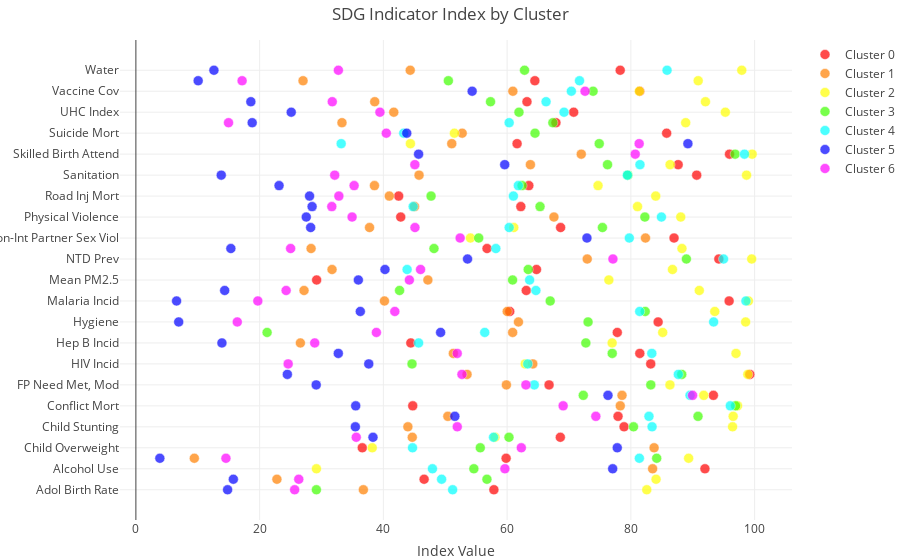

Notebook code cell kept with this figure:
### Code cell
data = [
            go.Scatter(
                x=df[df['cluster'] == i]['value'],
                y=df[df['cluster'] == i]['indicator_short'],
                text= str(i), #df[df['cluster'] == i]['location_name'],
                mode='markers',
                opacity=0.7,
                marker={
                    'size': 10,
                    'color': df[df['cluster'] == i]['color'], # palette[i],
                    'line': {'width': 0.5, 'color': 'white'}
                },
                name=f'Cluster {i}'
            ) for i in df.cluster.unique()
        ]
layout = go.Layout(
            title='SDG Indicator Index by Cluster',
            xaxis={'title': 'Index Value'},
#             yaxis={'title': 'test'},
            margin={'l': 120, 'b': 40, 't': 40, 'r': 0},
            # legend={'x': 0, 'y': 1},
            hovermode='closest')
fig = dict(data=data, layout=layout)

# iplot(data)
iplot(fig)

### Figure 1 — Plotly figure (JSON) as saved in the notebook; plotly's stock layout.template omitted (floating-point values rounded to 4 significant figures)
{"data": [{"marker": {"color": ["#ff0000", "#ff0000", "#ff0000", "#ff0000", "#ff0000", "#ff0000", "#ff0000", "#ff0000", "#ff0000", "#ff0000", "#ff0000", "#ff0000", "#ff0000", "#ff0000", "#ff0000", "#ff0000", "#ff0000", "#ff0000", "#ff0000", "#ff0000", "#ff0000", "#ff0000", "#ff0000", "#ff0000", "#ff0000", "#ff0000", "#ff0000", "#ff0000", "#ff0000", "#ff0000", "#ff0000", "#ff0000", "#ff0000", "#ff0000", "#ff0000", "#ff0000", "#ff0000", "#ff0000", "#ff0000", "#ff0000", "#ff0000"], "line": {"color": "white", "width": 0.5}, "size": 10}, "mode": "markers", "name": "Cluster 0", "opacity": 0.7, "text": "0", "type": "scatter", "x": [57.86, 46.58, 91.97, 59.84, 36.59, 68.6, 78.9, 77.93, 44.75, 93.34, 66.78, 99.23, 83.21, 81.45, 44.44, 77.81, 84.41, 60.43, 95.88, 63.09, 29.22, 64.75, 94.22, 56.75, 86.98, 68.65, 42.81, 62.22, 42.47, 63.51, 90.64, 87.64, 95.95, 61.61, 85.78, 67.89, 70.76, 63.21, 81.44, 64.48, 78.28], "y": ["Adol Birth Rate", "Air Poll Mort", "Alcohol Use", "Cert Death Reg", "Child Overweight", "Child Sex Abuse", "Child Stunting", "Child Wasting", "Conflict Mort", "Disaster Mort", "FP Need Met, Mod", "HH Air Poll", "HIV Incid", "Health Worker Dens", "Hep B Incid", "Homicide", "Hygiene", "Int Partner Viol", "Malaria Incid", "Mat Mort Ratio", "Mean PM2.5", "NCD Mort", "NTD Prev", "Neonatal Mort", "Non-Int Partner Sex Viol", "Occ Burden", "Physical Violence", "Poisoning Mort", "Road Inj Mort", "SDG Index", "Sanitation", "Sexual Violence", "Skilled Birth Attend", "Smoking Prev", "Suicide Mort", "TB Incid", "UHC Index", "Under-5 Mort", "Vaccine Cov", "WaSH Mort", "Water"]}, {"marker": {"color": ["#ff8000", "#ff8000", "#ff8000", "#ff8000", "#ff8000", "#ff8000", "#ff8000", "#ff8000", "#ff8000", "#ff8000", "#ff8000", "#ff8000", "#ff8000", "#ff8000", "#ff8000", "#ff8000", "#ff8000", "#ff8000", "#ff8000", "#ff8000", "#ff8000", "#ff8000", "#ff8000", "#ff8000", "#ff8000", "#ff8000", "#ff8000", "#ff8000", "#ff8000", "#ff8000", "#ff8000", "#ff8000", "#ff8000", "#ff8000", "#ff8000", "#ff8000", "#ff8000", "#ff8000", "#ff8000", "#ff8000", "#ff8000"], "line": {"color": "white", "width": 0.5}, "size": 10}, "mode": "markers", "name": "Cluster 1", "opacity": 0.7, "text": "1", "type": "scatter", "x": [36.77, 22.8, 83.52, 9.446, 83.75, 44.67, 43.96, 50.42, 78.29, 78.57, 59.88, 53.53, 64.15, 51.31, 26.59, 60.9, 61.83, 60.02, 40.17, 27.18, 47.2, 31.7, 72.95, 28.32, 82.36, 37.77, 67.57, 45.04, 40.96, 38.56, 45.77, 63.76, 71.98, 51.05, 52.74, 33.31, 41.68, 38.6, 60.93, 27.02, 44.34], "y": ["Adol Birth Rate", "Air Poll Mort", "Alcohol Use", "Cert Death Reg", "Child Overweight", "Child Sex Abuse", "Child Stunting", "Child Wasting", "Conflict Mort", "Disaster Mort", "FP Need Met, Mod", "HH Air Poll", "HIV Incid", "Health Worker Dens", "Hep B Incid", "Homicide", "Hygiene", "Int Partner Viol", "Malaria Incid", "Mat Mort Ratio", "Mean PM2.5", "NCD Mort", "NTD Prev", "Neonatal Mort", "Non-Int Partner Sex Viol", "Occ Burden", "Physical Violence", "Poisoning Mort", "Road Inj Mort", "SDG Index", "Sanitation", "Sexual Violence", "Skilled Birth Attend", "Smoking Prev", "Suicide Mort", "TB Incid", "UHC Index", "Under-5 Mort", "Vaccine Cov", "WaSH Mort", "Water"]}, {"marker": {"color": ["#ffff00", "#ffff00", "#ffff00", "#ffff00", "#ffff00", "#ffff00", "#ffff00", "#ffff00", "#ffff00", "#ffff00", "#ffff00", "#ffff00", "#ffff00", "#ffff00", "#ffff00", "#ffff00", "#ffff00", "#ffff00", "#ffff00", "#ffff00", "#ffff00", "#ffff00", "#ffff00", "#ffff00", "#ffff00", "#ffff00", "#ffff00", "#ffff00", "#ffff00", "#ffff00", "#ffff00", "#ffff00", "#ffff00", "#ffff00", "#ffff00", "#ffff00", "#ffff00", "#ffff00", "#ffff00", "#ffff00", "#ffff00"], "line": {"color": "white", "width": 0.5}, "size": 10}, "mode": "markers", "name": "Cluster 2", "opacity": 0.7, "text": "2", "type": "scatter", "x": [82.57, 84.07, 29.18, 89.34, 38.2, 58.04, 96.44, 96.53, 97.24, 91.78, 86.32, 98.9, 62.93, 96.99, 76.97, 85.15, 98.55, 93.56, 99.0, 91.06, 76.44, 86.72, 99.53, 88.26, 54.07, 61.08, 88.06, 81.08, 84.02, 74.69, 98.7, 86.34, 99.6, 44.37, 51.48, 88.86, 95.27, 92.06, 81.37, 90.88, 97.93], "y": ["Adol Birth Rate", "Air Poll Mort", "Alcohol Use", "Cert Death Reg", "Child Overweight", "Child Sex Abuse", "Child Stunting", "Child Wasting", "Conflict Mort", "Disaster Mort", "FP Need Met, Mod", "HH Air Poll", "HIV Incid", "Health Worker Dens", "Hep B Incid", "Homicide", "Hygiene", "Int Partner Viol", "Malaria Incid", "Mat Mort Ratio", "Mean PM2.5", "NCD Mort", "NTD Prev", "Neonatal Mort", "Non-Int Partner Sex Viol", "Occ Burden", "Physical Violence", "Poisoning Mort", "Road Inj Mort", "SDG Index", "Sanitation", "Sexual Violence", "Skilled Birth Attend", "Smoking Prev", "Suicide Mort", "TB Incid", "UHC Index", "Under-5 Mort", "Vaccine Cov", "WaSH Mort", "Water"]}, {"marker": {"color": ["#40ff00", "#40ff00", "#40ff00", "#40ff00", "#40ff00", "#40ff00", "#40ff00", "#40ff00", "#40ff00", "#40ff00", "#40ff00", "#40ff00", "#40ff00", "#40ff00", "#40ff00", "#40ff00", "#40ff00", "#40ff00", "#40ff00", "#40ff00", "#40ff00", "#40ff00", "#40ff00", "#40ff00", "#40ff00", "#40ff00", "#40ff00", "#40ff00", "#40ff00", "#40ff00", "#40ff00", "#40ff00", "#40ff00", "#40ff00", "#40ff00", "#40ff00", "#40ff00", "#40ff00", "#40ff00", "#40ff00", "#40ff00"], "line": {"color": "white", "width": 0.5}, "size": 10}, "mode": "markers", "name": "Cluster 3", "opacity": 0.7, "text": "3", "type": "scatter", "x": [29.18, 56.74, 54.62, 84.18, 55.66, 60.3, 80.43, 90.85, 96.92, 72.31, 83.22, 88.22, 44.63, 76.99, 72.72, 21.21, 73.08, 82.32, 66.96, 42.62, 60.88, 63.41, 88.97, 48.18, 55.41, 75.41, 82.26, 65.32, 47.71, 62.42, 79.5, 76.23, 96.85, 74.89, 64.51, 67.39, 61.92, 57.32, 73.89, 50.5, 62.82], "y": ["Adol Birth Rate", "Air Poll Mort", "Alcohol Use", "Cert Death Reg", "Child Overweight", "Child Sex Abuse", "Child Stunting", "Child Wasting", "Conflict Mort", "Disaster Mort", "FP Need Met, Mod", "HH Air Poll", "HIV Incid", "Health Worker Dens", "Hep B Incid", "Homicide", "Hygiene", "Int Partner Viol", "Malaria Incid", "Mat Mort Ratio", "Mean PM2.5", "NCD Mort", "NTD Prev", "Neonatal Mort", "Non-Int Partner Sex Viol", "Occ Burden", "Physical Violence", "Poisoning Mort", "Road Inj Mort", "SDG Index", "Sanitation", "Sexual Violence", "Skilled Birth Attend", "Smoking Prev", "Suicide Mort", "TB Incid", "UHC Index", "Under-5 Mort", "Vaccine Cov", "WaSH Mort", "Water"]}, {"marker": {"color": ["#00ffff", "#00ffff", "#00ffff", "#00ffff", "#00ffff", "#00ffff", "#00ffff", "#00ffff", "#00ffff", "#00ffff", "#00ffff", "#00ffff", "#00ffff", "#00ffff", "#00ffff", "#00ffff", "#00ffff", "#00ffff", "#00ffff", "#00ffff", "#00ffff", "#00ffff", "#00ffff", "#00ffff", "#00ffff", "#00ffff", "#00ffff", "#00ffff", "#00ffff", "#00ffff", "#00ffff", "#00ffff", "#00ffff", "#00ffff", "#00ffff", "#00ffff", "#00ffff", "#00ffff", "#00ffff", "#00ffff", "#00ffff"], "line": {"color": "white", "width": 0.5}, "size": 10}, "mode": "markers", "name": "Cluster 4", "opacity": 0.7, "text": "4", "type": "scatter", "x": [51.19, 49.41, 47.93, 81.37, 44.71, 57.81, 83.43, 82.93, 96.07, 89.56, 64.39, 87.67, 63.34, 83.39, 45.7, 56.38, 93.38, 81.43, 98.6, 64.65, 63.64, 43.84, 94.98, 58.18, 79.75, 60.33, 84.94, 44.81, 61.02, 61.82, 79.43, 81.47, 98.36, 33.18, 43.29, 60.33, 69.2, 66.29, 70.38, 71.7, 85.85], "y": ["Adol Birth Rate", "Air Poll Mort", "Alcohol Use", "Cert Death Reg", "Child Overweight", "Child Sex Abuse", "Child Stunting", "Child Wasting", "Conflict Mort", "Disaster Mort", "FP Need Met, Mod", "HH Air Poll", "HIV Incid", "Health Worker Dens", "Hep B Incid", "Homicide", "Hygiene", "Int Partner Viol", "Malaria Incid", "Mat Mort Ratio", "Mean PM2.5", "NCD Mort", "NTD Prev", "Neonatal Mort", "Non-Int Partner Sex Viol", "Occ Burden", "Physical Violence", "Poisoning Mort", "Road Inj Mort", "SDG Index", "Sanitation", "Sexual Violence", "Skilled Birth Attend", "Smoking Prev", "Suicide Mort", "TB Incid", "UHC Index", "Under-5 Mort", "Vaccine Cov", "WaSH Mort", "Water"]}, {"marker": {"color": ["#0000ff", "#0000ff", "#0000ff", "#0000ff", "#0000ff", "#0000ff", "#0000ff", "#0000ff", "#0000ff", "#0000ff", "#0000ff", "#0000ff", "#0000ff", "#0000ff", "#0000ff", "#0000ff", "#0000ff", "#0000ff", "#0000ff", "#0000ff", "#0000ff", "#0000ff", "#0000ff", "#0000ff", "#0000ff", "#0000ff", "#0000ff", "#0000ff", "#0000ff", "#0000ff", "#0000ff", "#0000ff", "#0000ff", "#0000ff", "#0000ff", "#0000ff", "#0000ff", "#0000ff", "#0000ff", "#0000ff", "#0000ff"], "line": {"color": "white", "width": 0.5}, "size": 10}, "mode": "markers", "name": "Cluster 5", "opacity": 0.7, "text": "5", "type": "scatter", "x": [14.82, 15.75, 77.06, 3.874, 77.8, 38.32, 35.47, 51.55, 35.53, 76.3, 29.14, 24.48, 37.64, 32.71, 13.91, 49.25, 6.922, 36.27, 6.578, 14.35, 35.96, 40.26, 53.6, 15.35, 72.9, 28.25, 27.54, 28.48, 28.07, 23.14, 13.8, 59.61, 45.69, 89.22, 43.78, 18.8, 25.11, 18.58, 54.35, 10.07, 12.61], "y": ["Adol Birth Rate", "Air Poll Mort", "Alcohol Use", "Cert Death Reg", "Child Overweight", "Child Sex Abuse", "Child Stunting", "Child Wasting", "Conflict Mort", "Disaster Mort", "FP Need Met, Mod", "HH Air Poll", "HIV Incid", "Health Worker Dens", "Hep B Incid", "Homicide", "Hygiene", "Int Partner Viol", "Malaria Incid", "Mat Mort Ratio", "Mean PM2.5", "NCD Mort", "NTD Prev", "Neonatal Mort", "Non-Int Partner Sex Viol", "Occ Burden", "Physical Violence", "Poisoning Mort", "Road Inj Mort", "SDG Index", "Sanitation", "Sexual Violence", "Skilled Birth Attend", "Smoking Prev", "Suicide Mort", "TB Incid", "UHC Index", "Under-5 Mort", "Vaccine Cov", "WaSH Mort", "Water"]}, {"marker": {"color": ["#ff00ff", "#ff00ff", "#ff00ff", "#ff00ff", "#ff00ff", "#ff00ff", "#ff00ff", "#ff00ff", "#ff00ff", "#ff00ff", "#ff00ff", "#ff00ff", "#ff00ff", "#ff00ff", "#ff00ff", "#ff00ff", "#ff00ff", "#ff00ff", "#ff00ff", "#ff00ff", "#ff00ff", "#ff00ff", "#ff00ff", "#ff00ff", "#ff00ff", "#ff00ff", "#ff00ff", "#ff00ff", "#ff00ff", "#ff00ff", "#ff00ff", "#ff00ff", "#ff00ff", "#ff00ff", "#ff00ff", "#ff00ff", "#ff00ff", "#ff00ff", "#ff00ff", "#ff00ff", "#ff00ff"], "line": {"color": "white", "width": 0.5}, "size": 10}, "mode": "markers", "name": "Cluster 6", "opacity": 0.7, "text": "6", "type": "scatter", "x": [25.66, 26.33, 59.64, 14.56, 62.29, 35.62, 51.94, 74.34, 69.06, 89.97, 63.04, 52.7, 24.61, 51.93, 28.91, 38.87, 16.39, 41.85, 19.71, 24.28, 44.2, 46.01, 77.11, 25.01, 52.41, 45.11, 34.94, 31.67, 32.81, 35.27, 32.14, 45.09, 80.71, 81.34, 40.47, 14.97, 39.44, 31.74, 72.59, 17.17, 32.73], "y": ["Adol Birth Rate", "Air Poll Mort", "Alcohol Use", "Cert Death Reg", "Child Overweight", "Child Sex Abuse", "Child Stunting", "Child Wasting", "Conflict Mort", "Disaster Mort", "FP Need Met, Mod", "HH Air Poll", "HIV Incid", "Health Worker Dens", "Hep B Incid", "Homicide", "Hygiene", "Int Partner Viol", "Malaria Incid", "Mat Mort Ratio", "Mean PM2.5", "NCD Mort", "NTD Prev", "Neonatal Mort", "Non-Int Partner Sex Viol", "Occ Burden", "Physical Violence", "Poisoning Mort", "Road Inj Mort", "SDG Index", "Sanitation", "Sexual Violence", "Skilled Birth Attend", "Smoking Prev", "Suicide Mort", "TB Incid", "UHC Index", "Under-5 Mort", "Vaccine Cov", "WaSH Mort", "Water"]}], "layout": {"hovermode": "closest", "margin": {"b": 40, "l": 120, "r": 0, "t": 40}, "title": "SDG Indicator Index by Cluster", "xaxis": {"title": "Index Value"}}}
